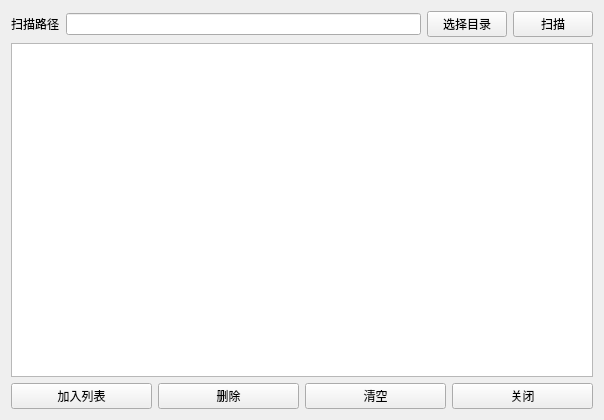
<?xml version="1.0" encoding="UTF-8"?>
<ui version="4.0">
 <class>ScanCFCFileWidget</class>
 <widget class="QWidget" name="ScanCFCFileWidget">
  <property name="geometry">
   <rect>
    <x>0</x>
    <y>0</y>
    <width>604</width>
    <height>420</height>
   </rect>
  </property>
  <property name="windowTitle">
   <string>Form</string>
  </property>
  <layout class="QVBoxLayout" name="verticalLayout">
   <item>
    <layout class="QHBoxLayout" name="horizontalLayout_2">
     <item>
      <widget class="QLabel" name="label">
       <property name="text">
        <string>扫描路径</string>
       </property>
      </widget>
     </item>
     <item>
      <widget class="QLineEdit" name="lineEdit"/>
     </item>
     <item>
      <widget class="QPushButton" name="pushButton_SeleteDir">
       <property name="text">
        <string>选择目录</string>
       </property>
      </widget>
     </item>
     <item>
      <widget class="QPushButton" name="pushButton_Scan">
       <property name="text">
        <string>扫描</string>
       </property>
      </widget>
     </item>
    </layout>
   </item>
   <item>
    <widget class="QListView" name="listView"/>
   </item>
   <item>
    <layout class="QHBoxLayout" name="horizontalLayout">
     <item>
      <widget class="QPushButton" name="pushButton_AddList">
       <property name="text">
        <string>加入列表</string>
       </property>
      </widget>
     </item>
     <item>
      <widget class="QPushButton" name="pushButton_Del">
       <property name="text">
        <string>删除</string>
       </property>
      </widget>
     </item>
     <item>
      <widget class="QPushButton" name="pushButton_Clear">
       <property name="text">
        <string>清空</string>
       </property>
      </widget>
     </item>
     <item>
      <widget class="QPushButton" name="pushButton_Close">
       <property name="text">
        <string>关闭</string>
       </property>
      </widget>
     </item>
    </layout>
   </item>
  </layout>
 </widget>
 <resources/>
 <connections/>
</ui>
